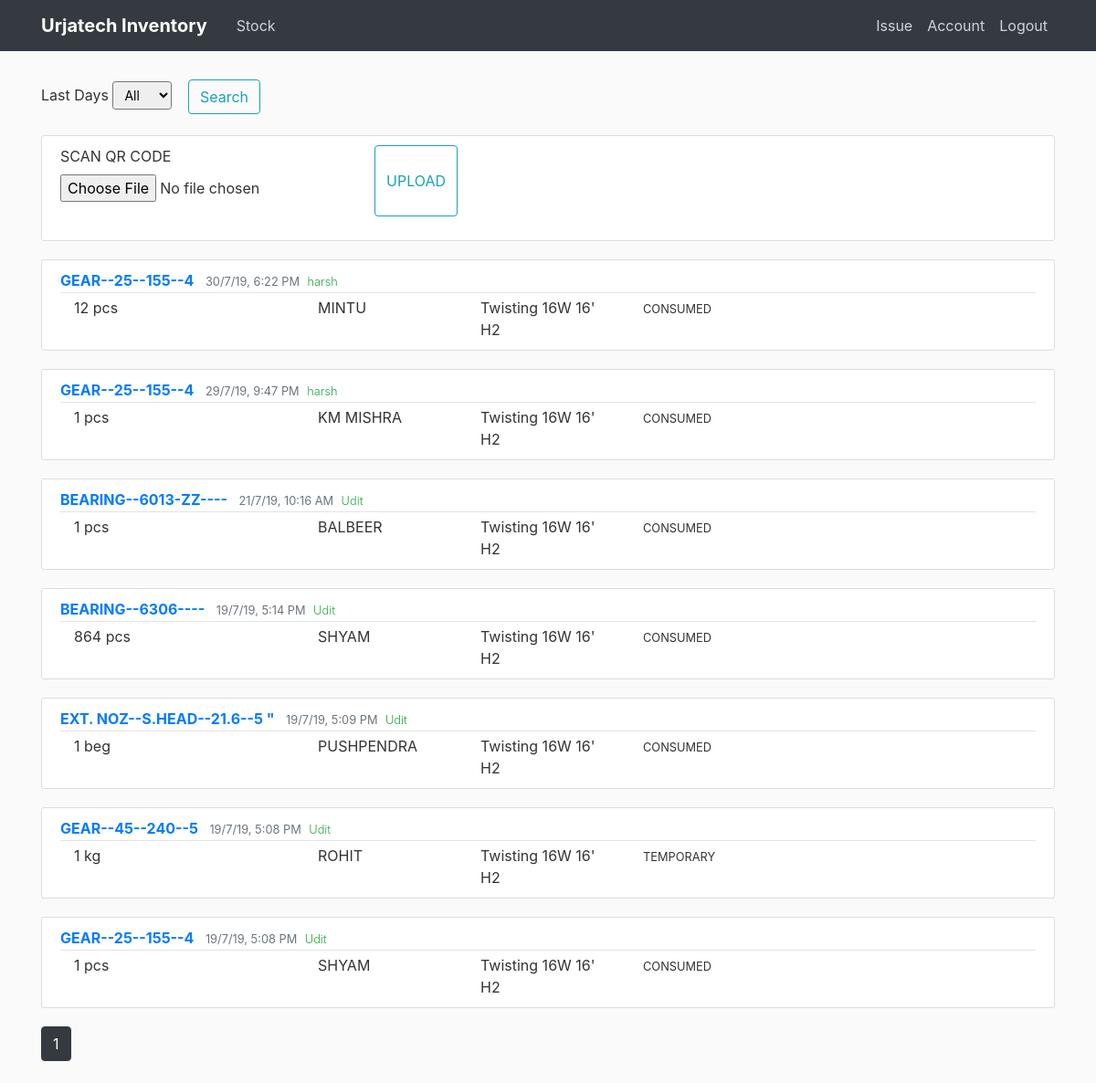
Screenshot of /home (signed in) with the database file from the repository.
### flaskblog/models.py (models this page shows, shortened)
class Post(db.Model):
    id = db.Column(db.Integer, primary_key=True)
    material_id = db.Column(db.String(50), nullable=False)
    numbers_issued = db.Column(db.Integer)
    unit = db.Column(db.String(10))
    person = db.Column(db.String(20))
    location = db.Column(db.String(50))
    type_issued = db.Column(db.String(20))
    date_posted = db.Column(db.DateTime, nullable=False, default=datetime.now)
    user_id = db.Column(db.Integer, db.ForeignKey('user.id'))

class User(db.Model, UserMixin):
    id = db.Column(db.Integer, primary_key=True)
    name = db.Column(db.String(30), nullable=False)
    username = db.Column(db.String(20), unique=True, nullable=False)
    email = db.Column(db.String(100), unique=True, nullable=False)
    image_file = db.Column(db.String(20), nullable=False, default='56c6632a3ab0abec.jpg')
    password = db.Column(db.String(60), nullable=False)
    posts = db.relationship('Post', backref='author', lazy=True)

### flaskblog/routes.py (the view, shortened to what this page needs)
@app.route("/", methods=['GET', 'POST'])
@app.route("/home", methods=['GET', 'POST'])
@login_required
def home():
    is_empty=False
    page = request.args.get('page', 1, type=int)
    num_posts = min(request.args.get('limit', 10), 50)
    query = request.args.get('q', '')
    per_page=20
    form = SortDays()
    search_form = Search()
    posts = Post.query.order_by(desc(Post.date_posted))
    if form.sort_days.data == '1':
        posts = Post.query.order_by(desc(Post.date_posted)).filter(Post.date_posted > (datetime.now()-timedelta(days=1)))
    elif form.sort_days.data == '7':
        posts = Post.query.order_by(desc(Post.date_posted)).filter(Post.date_posted > (datetime.now()-timedelta(hours=7)))
    elif form.sort_days.data == '30':
        posts = Post.query.order_by(desc(Post.date_posted)).filter(Post.date_posted > (datetime.now()-timedelta(days=30)))
    elif form.sort_days.data == '90':
        posts = Post.query.order_by(desc(Post.date_posted)).filter(Post.date_posted > (datetime.now()-timedelta(days=90)))
    elif form.sort_days.data == '360':
        posts = Post.query.order_by(desc(Post.date_posted)).filter(Post.date_posted > (datetime.now()-timedelta(days=360)))
    elif form.sort_days.data == 'All':
        posts = Post.query.order_by(desc(Post.date_posted))
    if len(posts.all()) == 0:
        is_empty = True
    barcode_data = None
    form_barcode = UploadScan()
    return render_template('home.html', form=form, search_form=search_form,
                            posts=posts.paginate(page=page, per_page=per_page),
                            is_empty=is_empty, form_barcode=form_barcode,
                            barcode_data=barcode_data)

### flaskblog/forms.py
class SortDays(FlaskForm):
    sort_days = SelectField('Last Days', choices=[('All', 'All'), ('1', '1'),
                                                  ('7', '7'), ('30', '30'),
                                                  ('90', '90'), ('360', '360')])
    submit = SubmitField('Search')

class Search(FlaskForm):
    search_query = StringField('Search', validators=[DataRequired()])
    submit = SubmitField('Search 2')

### flaskblog/models.py (called while the page is built)
@login_manager.user_loader
def load_user(user_id):
    return User.query.get(int(user_id))

### flaskblog/templates/home.html (shortened to what this page needs)
{% extends "layout.html" %}
{% block content %}
<form method="POST" action="">
        <div class="form-group">
            {{ form.sort_days.label(class="form-control-label")}}
            {% if form.sort_days.errors %}
                {{ form.sort_days(class="form-control form-control-lg is-invalid") }}
                <div class="invalid-feedback">
                    {% for error in form.sort_days.errors %}
                    <span>
                    {{ error }}
                    </span>
                    {% endfor %}
                </div>
            {% else %}
            {{ form.sort_days(class="form-control-sm") }}
            {% endif %}
            <div class="btn">
              {{ form.submit(class="btn btn-outline-info") }}
            </div>
        </div>
</form>
<div class="content-section btn-outline">
    <form method="POST" action="" enctype="multipart/form-data">
        <fieldset class="form-group input-group">
            <div class="form-group">
                {{ form_barcode.picture.label() }}
                {{ form_barcode.picture(class="form-control-file input-group") }}
            </div>
            {{ form_barcode.submit(class="btn btn-outline-info") }}
        </fieldset>
    </form>
</div>
{% for post in posts.items %}
  <article class="media content-section">
  <div class="media-body">
    <div class="article-metadata">
        <a class="mr-2 text-uppercase font-weight-bold" href="{{ url_for('post', post_id=post.id) }}"> {{ post.material_id }}</a>
        <small class="text-muted">{{ post.date_posted.strftime("%d/%-m/%-y, %-I:%M %p")}}</small>
        <small class="font-weight-light text-success ml-1">{{ post.author.name }}</small>
      </div>
      <div class="container text-sm">
        <div class="row">
          <div class="col-3">
            {{ post.numbers_issued }} {{post.unit}}
          </div>
          <div class="col-2">
            {{ post.person }}
          </div>
        <div class="col-2">
          {{ post.location }}
        </div>
        <div class="col">
          <small> {{ post.type_issued }}</small>
        </div>
      </div>
      </div>
    </div>
  </article>
{% endfor %}
{% for page_num in posts.iter_pages(left_edge=1, right_edge=1, left_current=1, right_current=2) %}
  {% if page_num %}
    {% if posts.page == page_num %}
      <a class="btn btn-dark mb-4" href="{{ url_for('home', page=page_num) }}">{{page_num}}</a>
    {% else %}
      <a class="btn btn-outline-dark mb-4" href="{{ url_for('home', page=page_num) }}">{{page_num}}</a>
    {% endif %}
  {% else %}
    ...
  {% endif %}
{% endfor %}
{% endblock content %}

### flaskblog/templates/layout.html (shortened to what this page needs)
<!DOCTYPE html>
<html lang="en">
<head>
    <link rel="stylesheet" href="https://stackpath.bootstrapcdn.com/bootstrap/4.3.1/css/bootstrap.min.css">
    <link rel='stylesheet' href='https://cdnjs.cloudflare.com/ajax/libs/animate.css/3.5.1/animate.min.css'>
    <link rel="stylesheet" type="text/css" href="{{ url_for('static', filename='main.css')}}">
</head>
<body>
<header class="site-header">
    <nav class="navbar navbar-expand-md navbar-dark bg-dark fixed-top">
        <div class="container">
            <a class="navbar-brand mr-4 font-weight-bold" href="/">Urjatech Inventory</a>
            <div class="collapse navbar-collapse" id="navbarToggle">
                <div class="navbar-nav mr-auto">
                    {% if current_user.is_authenticated %}
                      <a class="nav-item nav-link" href="{{ url_for('stock')}}">Stock</a>
                    {% endif %}
                </div>
                <div class="navbar-nav">
                    {% if current_user.is_authenticated %}
                      <a class="nav-item nav-link" href="{{ url_for('new_post')}}">Issue</a>
                      <a class="nav-item nav-link" href="{{ url_for('account')}}">Account</a>
                      <a class="nav-item nav-link" href="{{ url_for('logout')}}">Logout</a>
                    {% else %}
                        <a class="nav-item nav-link" href="{{ url_for('login')}}">Login</a>
                        <a class="nav-item nav-link" href="{{ url_for('register')}}">Register</a>
                    {% endif %}
                </div>
            </div>
        </div>
    </nav>
</header>
<main role="main" class="container">
    <div class="row">
        <div class="col-md-12">
            {% block content %}
            {% endblock %}
        </div>
    </div>
</main>
</body>
</html>

### flaskblog/static/main.css (style rules this page uses)
body { background: #fafafa; color: #333333; margin-top: 5rem; }
.site-header .navbar-nav .nav-link { color: #cbd5db; }
.content-section { background: #ffffff; padding: 10px 20px; border: 1px solid #dddddd; border-radius: 3px; margin-bottom: 20px; }
.article-metadata { padding-bottom: 1px; margin-bottom: 4px; border-bottom: 1px solid #e3e3e3 }

### rows the page displays
Post: material_id "GEAR--25--155--4", date_posted "30/7/19, 6:22 PM", author.name "harsh", numbers_issued "12", unit "pcs", person "MINTU", location "Twisting 16W 16' H2", type_issued "CONSUMED"
Post: material_id "GEAR--25--155--4", date_posted "29/7/19, 9:47 PM", author.name "harsh", numbers_issued "1", unit "pcs", person "KM MISHRA", location "Twisting 16W 16' H2", type_issued "CONSUMED"
Post: material_id "BEARING--6013-ZZ----", date_posted "21/7/19, 10:16 AM", author.name "Udit", numbers_issued "1", unit "pcs", person "BALBEER", location "Twisting 16W 16' H2", type_issued "CONSUMED"
Post: material_id "BEARING--6306----", date_posted "19/7/19, 5:14 PM", author.name "Udit", numbers_issued "864", unit "pcs", person "SHYAM", location "Twisting 16W 16' H2", type_issued "CONSUMED"
Post: material_id "EXT. NOZ--S.HEAD--21.6--5 \"", date_posted "19/7/19, 5:09 PM", author.name "Udit", numbers_issued "1", unit "beg", person "PUSHPENDRA", location "Twisting 16W 16' H2", type_issued "CONSUMED"
Post: material_id "GEAR--45--240--5", date_posted "19/7/19, 5:08 PM", author.name "Udit", numbers_issued "1", unit "kg", person "ROHIT", location "Twisting 16W 16' H2", type_issued "TEMPORARY"
Post: material_id "GEAR--25--155--4", date_posted "19/7/19, 5:08 PM", author.name "Udit", numbers_issued "1", unit "pcs", person "SHYAM", location "Twisting 16W 16' H2", type_issued "CONSUMED"

### other values shown
{{ page_num }} "1"
